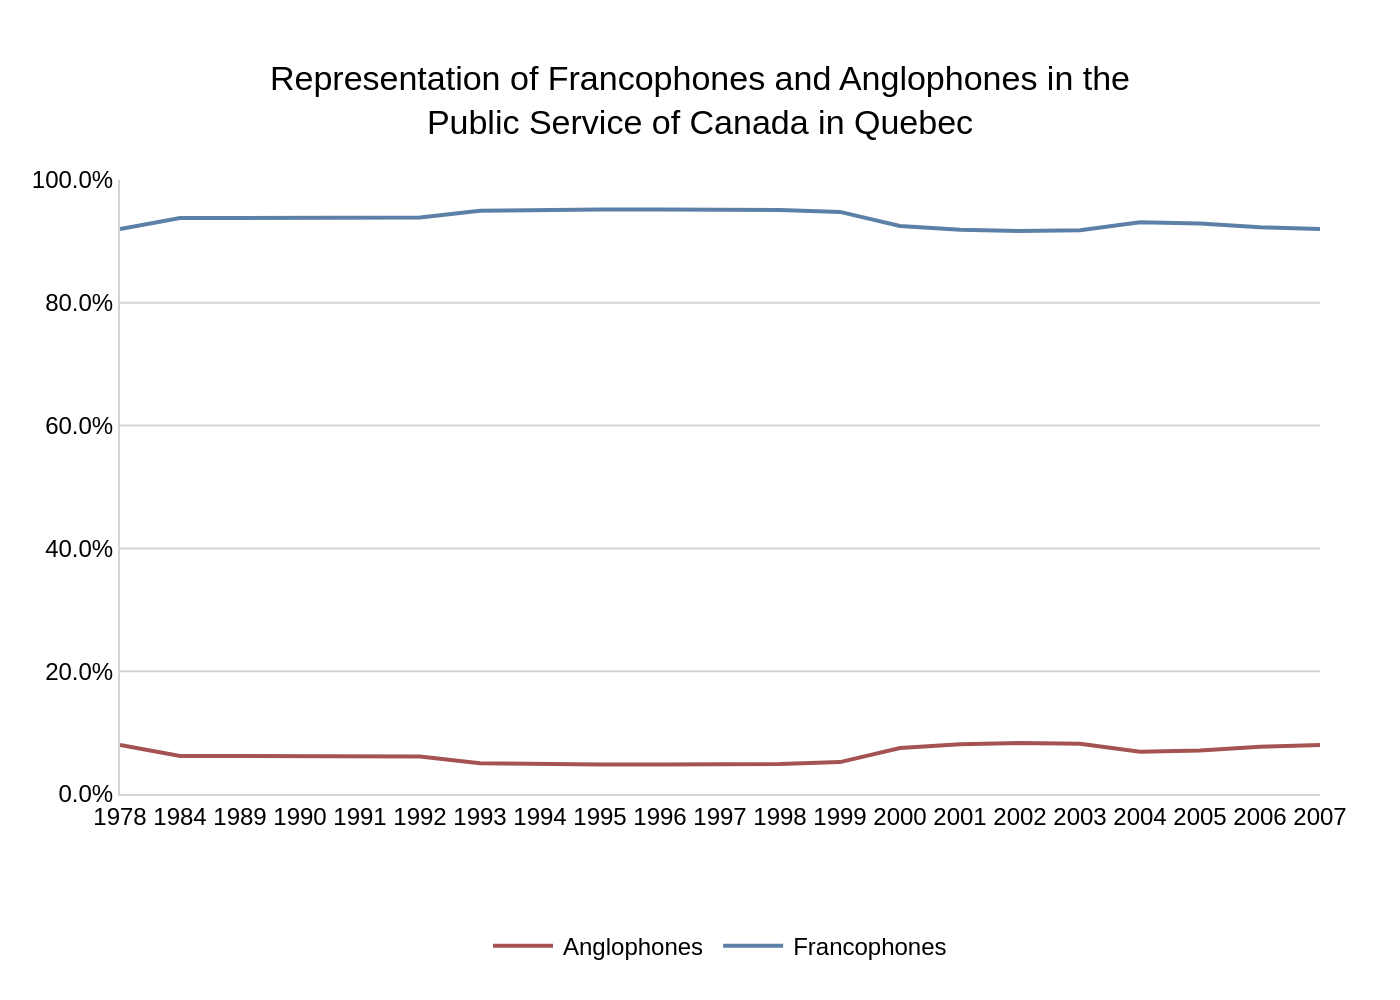

Generate this figure with Python:
import sys
import json
import pathlib
import plotly.graph_objects as go

# --- 1. Load data from JSON file ---
if len(sys.argv) != 2:
    print("Usage: python <script_name>.py <json_file_path>")
    sys.exit(1)

json_path = pathlib.Path(sys.argv[1])
if not json_path.is_file():
    print(f"Error: JSON file not found at '{json_path}'")
    sys.exit(1)

with open(json_path, 'r', encoding='utf-8') as f:
    chart_info = json.load(f)

# Extract data and texts
chart_data = chart_info.get('chart_data', {})
texts = chart_info.get('texts', {})
colors = chart_info.get('colors', [])
categories = chart_data.get('categories', [])
series = chart_data.get('series', [])

# --- 2. Create the Plotly figure ---
fig = go.Figure()

# Add traces for each series
for i, s in enumerate(series):
    fig.add_trace(go.Scatter(
        x=categories,
        y=s.get('y', []),
        name=s.get('name', ''),
        mode='lines',
        line=dict(color=colors[i], width=2)
    ))

# --- 3. Update layout and styling ---
title_parts = [texts.get('title'), texts.get('subtitle')]
full_title = '<br>'.join(filter(None, title_parts))

source_parts = [texts.get('source')]
full_source = '<br>'.join(filter(None, source_parts))

fig.update_layout(
    title=dict(
        text=full_title,
        x=0.5,
        xanchor='center'
    ),
    xaxis=dict(
        title_text=texts.get('x_axis_title'),
        type='category',
        showgrid=False,
        showline=True,
        linewidth=1,
        linecolor='lightgray'
    ),
    yaxis=dict(
        title_text=texts.get('y_axis_title'),
        range=[0, 100],
        tickformat='.1f',
        ticksuffix='%',
        gridcolor='lightgray',
        showline=True,
        linewidth=1,
        linecolor='lightgray'
    ),
    legend=dict(
        orientation="h",
        yanchor="top",
        y=-0.2,
        xanchor="center",
        x=0.5
    ),
    font=dict(
        family="Arial",
        size=12,
        color="black"
    ),
    plot_bgcolor='white',
    paper_bgcolor='white',
    margin=dict(l=60, r=40, t=90, b=100),
    annotations=[
        dict(
            text=full_source,
            showarrow=False,
            xref='paper', yref='paper',
            x=0, y=-0.25,
            xanchor='left', yanchor='top',
            align='left'
        )
    ] if full_source else []
)

# --- 4. Output the image ---
output_filename = json_path.with_suffix('.png')
fig.write_image(output_filename, scale=2)
print(f"Chart saved to {output_filename}")
